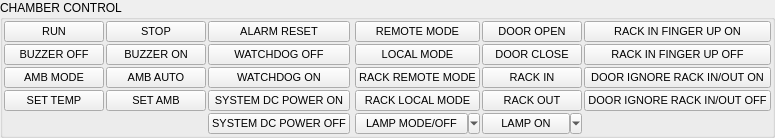
    <widget class="QGroupBox" name="groupBox_2">
     <property name="title">
      <string>CHAMBER CONTROL</string>
     </property>
     <layout class="QHBoxLayout" name="horizontalLayout_8">
      <property name="spacing">
       <number>5</number>
      </property>
      <property name="leftMargin">
       <number>1</number>
      </property>
      <property name="topMargin">
       <number>1</number>
      </property>
      <property name="rightMargin">
       <number>1</number>
      </property>
      <property name="bottomMargin">
       <number>1</number>
      </property>
      <item>
       <layout class="QGridLayout" name="gridLayout">
        <property name="spacing">
         <number>2</number>
        </property>
        <item row="0" column="1">
         <widget class="QPushButton" name="btnStop">
          <property name="sizePolicy">
           <sizepolicy hsizetype="Preferred" vsizetype="Preferred">
            <horstretch>0</horstretch>
            <verstretch>0</verstretch>
           </sizepolicy>
          </property>
          <property name="minimumSize">
           <size>
            <width>100</width>
            <height>20</height>
           </size>
          </property>
          <property name="font">
           <font>
            <pointsize>8</pointsize>
           </font>
          </property>
          <property name="layoutDirection">
           <enum>Qt::LeftToRight</enum>
          </property>
          <property name="text">
           <string>STOP</string>
          </property>
          <property name="icon">
           <iconset resource="../chamberui.qrc">
            <normaloff>:/icon/stop.ico</normaloff>:/icon/stop.ico</iconset>
          </property>
          <property name="iconSize">
           <size>
            <width>18</width>
            <height>18</height>
           </size>
          </property>
         </widget>
        </item>
        <item row="0" column="2">
         <widget class="QPushButton" name="btnAlarmReset">
          <property name="sizePolicy">
           <sizepolicy hsizetype="Preferred" vsizetype="Preferred">
            <horstretch>0</horstretch>
            <verstretch>0</verstretch>
           </sizepolicy>
          </property>
          <property name="minimumSize">
           <size>
            <width>100</width>
            <height>20</height>
           </size>
          </property>
          <property name="font">
           <font>
            <pointsize>8</pointsize>
           </font>
          </property>
          <property name="text">
           <string>ALARM RESET</string>
          </property>
          <property name="icon">
           <iconset resource="../chamberui.qrc">
            <normaloff>:/icon/ng.ico</normaloff>:/icon/ng.ico</iconset>
          </property>
          <property name="iconSize">
           <size>
            <width>18</width>
            <height>18</height>
           </size>
          </property>
         </widget>
        </item>
        <item row="3" column="1">
         <widget class="QPushButton" name="btnSetAmb">
          <property name="sizePolicy">
           <sizepolicy hsizetype="Preferred" vsizetype="Preferred">
            <horstretch>0</horstretch>
            <verstretch>0</verstretch>
           </sizepolicy>
          </property>
          <property name="minimumSize">
           <size>
            <width>100</width>
            <height>20</height>
           </size>
          </property>
          <property name="font">
           <font>
            <pointsize>8</pointsize>
           </font>
          </property>
          <property name="text">
           <string>SET AMB</string>
          </property>
          <property name="icon">
           <iconset resource="../chamberui.qrc">
            <normaloff>:/icon/amb.ico</normaloff>:/icon/amb.ico</iconset>
          </property>
          <property name="iconSize">
           <size>
            <width>18</width>
            <height>18</height>
           </size>
          </property>
         </widget>
        </item>
        <item row="3" column="0">
         <widget class="QPushButton" name="btnSetTemp">
          <property name="sizePolicy">
           <sizepolicy hsizetype="Preferred" vsizetype="Preferred">
            <horstretch>0</horstretch>
            <verstretch>0</verstretch>
           </sizepolicy>
          </property>
          <property name="minimumSize">
           <size>
            <width>100</width>
            <height>20</height>
           </size>
          </property>
          <property name="font">
           <font>
            <pointsize>8</pointsize>
           </font>
          </property>
          <property name="text">
           <string>SET TEMP</string>
          </property>
          <property name="icon">
           <iconset resource="../chamberui.qrc">
            <normaloff>:/icon/sv.ico</normaloff>:/icon/sv.ico</iconset>
          </property>
          <property name="iconSize">
           <size>
            <width>18</width>
            <height>18</height>
           </size>
          </property>
         </widget>
        </item>
        <item row="2" column="1">
         <widget class="QPushButton" name="btnAmbAuto">
          <property name="sizePolicy">
           <sizepolicy hsizetype="Preferred" vsizetype="Preferred">
            <horstretch>0</horstretch>
            <verstretch>0</verstretch>
           </sizepolicy>
          </property>
          <property name="minimumSize">
           <size>
            <width>100</width>
            <height>20</height>
           </size>
          </property>
          <property name="font">
           <font>
            <pointsize>8</pointsize>
           </font>
          </property>
          <property name="text">
           <string>AMB AUTO</string>
          </property>
          <property name="icon">
           <iconset resource="../chamberui.qrc">
            <normaloff>:/icon/amb_auto.ico</normaloff>:/icon/amb_auto.ico</iconset>
          </property>
          <property name="iconSize">
           <size>
            <width>18</width>
            <height>18</height>
           </size>
          </property>
         </widget>
        </item>
        <item row="2" column="0">
         <widget class="QPushButton" name="btnAmbMode">
          <property name="sizePolicy">
           <sizepolicy hsizetype="Preferred" vsizetype="Preferred">
            <horstretch>0</horstretch>
            <verstretch>0</verstretch>
           </sizepolicy>
          </property>
          <property name="minimumSize">
           <size>
            <width>100</width>
            <height>20</height>
           </size>
          </property>
          <property name="font">
           <font>
            <pointsize>8</pointsize>
           </font>
          </property>
          <property name="text">
           <string>AMB MODE</string>
          </property>
          <property name="icon">
           <iconset resource="../chamberui.qrc">
            <normaloff>:/icon/ambient.ico</normaloff>:/icon/ambient.ico</iconset>
          </property>
          <property name="iconSize">
           <size>
            <width>18</width>
            <height>18</height>
           </size>
          </property>
         </widget>
        </item>
        <item row="0" column="0">
         <widget class="QPushButton" name="btnRun">
          <property name="sizePolicy">
           <sizepolicy hsizetype="Preferred" vsizetype="Preferred">
            <horstretch>0</horstretch>
            <verstretch>0</verstretch>
           </sizepolicy>
          </property>
          <property name="minimumSize">
           <size>
            <width>100</width>
            <height>20</height>
           </size>
          </property>
          <property name="font">
           <font>
            <pointsize>8</pointsize>
           </font>
          </property>
          <property name="text">
           <string>RUN</string>
          </property>
          <property name="icon">
           <iconset resource="../chamberui.qrc">
            <normaloff>:/icon/play.ico</normaloff>:/icon/play.ico</iconset>
          </property>
          <property name="iconSize">
           <size>
            <width>18</width>
            <height>18</height>
           </size>
          </property>
          <property name="checkable">
           <bool>false</bool>
          </property>
         </widget>
        </item>
        <item row="1" column="2">
         <widget class="QPushButton" name="btnWatchdogDis">
          <property name="sizePolicy">
           <sizepolicy hsizetype="Preferred" vsizetype="Preferred">
            <horstretch>0</horstretch>
            <verstretch>0</verstretch>
           </sizepolicy>
          </property>
          <property name="minimumSize">
           <size>
            <width>100</width>
            <height>20</height>
           </size>
          </property>
          <property name="font">
           <font>
            <pointsize>8</pointsize>
           </font>
          </property>
          <property name="text">
           <string>WATCHDOG OFF</string>
          </property>
          <property name="icon">
           <iconset resource="../chamberui.qrc">
            <normaloff>:/icon/red_marble.ico</normaloff>:/icon/red_marble.ico</iconset>
          </property>
          <property name="iconSize">
           <size>
            <width>18</width>
            <height>18</height>
           </size>
          </property>
         </widget>
        </item>
        <item row="1" column="0">
         <widget class="QPushButton" name="btnBuzzerOff">
          <property name="sizePolicy">
           <sizepolicy hsizetype="Preferred" vsizetype="Preferred">
            <horstretch>0</horstretch>
            <verstretch>0</verstretch>
           </sizepolicy>
          </property>
          <property name="minimumSize">
           <size>
            <width>100</width>
            <height>20</height>
           </size>
          </property>
          <property name="font">
           <font>
            <pointsize>8</pointsize>
           </font>
          </property>
          <property name="text">
           <string>BUZZER OFF</string>
          </property>
          <property name="icon">
           <iconset resource="../chamberui.qrc">
            <normaloff>:/icon/buzzeroff.ico</normaloff>:/icon/buzzeroff.ico</iconset>
          </property>
          <property name="iconSize">
           <size>
            <width>18</width>
            <height>18</height>
           </size>
          </property>
         </widget>
        </item>
        <item row="1" column="1">
         <widget class="QPushButton" name="btnBuzzerOn">
          <property name="sizePolicy">
           <sizepolicy hsizetype="Preferred" vsizetype="Preferred">
            <horstretch>0</horstretch>
            <verstretch>0</verstretch>
           </sizepolicy>
          </property>
          <property name="minimumSize">
           <size>
            <width>100</width>
            <height>20</height>
           </size>
          </property>
          <property name="font">
           <font>
            <pointsize>8</pointsize>
           </font>
          </property>
          <property name="text">
           <string>BUZZER ON</string>
          </property>
          <property name="icon">
           <iconset resource="../chamberui.qrc">
            <normaloff>:/icon/buzzeron.ico</normaloff>:/icon/buzzeron.ico</iconset>
          </property>
          <property name="iconSize">
           <size>
            <width>18</width>
            <height>18</height>
           </size>
          </property>
         </widget>
        </item>
        <item row="2" column="2">
         <widget class="QPushButton" name="btnWatchdogEn">
          <property name="sizePolicy">
           <sizepolicy hsizetype="Preferred" vsizetype="Preferred">
            <horstretch>0</horstretch>
            <verstretch>0</verstretch>
           </sizepolicy>
          </property>
          <property name="minimumSize">
           <size>
            <width>100</width>
            <height>20</height>
           </size>
          </property>
          <property name="font">
           <font>
            <pointsize>8</pointsize>
           </font>
          </property>
          <property name="text">
           <string>WATCHDOG ON</string>
          </property>
          <property name="icon">
           <iconset resource="../chamberui.qrc">
            <normaloff>:/icon/green_marble.ico</normaloff>:/icon/green_marble.ico</iconset>
          </property>
          <property name="iconSize">
           <size>
            <width>18</width>
            <height>18</height>
           </size>
          </property>
         </widget>
        </item>
        <item row="4" column="2">
         <widget class="QPushButton" name="btnDcPowerOff">
          <property name="sizePolicy">
           <sizepolicy hsizetype="Preferred" vsizetype="Preferred">
            <horstretch>0</horstretch>
            <verstretch>0</verstretch>
           </sizepolicy>
          </property>
          <property name="minimumSize">
           <size>
            <width>100</width>
            <height>20</height>
           </size>
          </property>
          <property name="font">
           <font>
            <pointsize>8</pointsize>
           </font>
          </property>
          <property name="text">
           <string>SYSTEM DC POWER OFF</string>
          </property>
          <property name="icon">
           <iconset resource="../chamberui.qrc">
            <normaloff>:/icon/red_marble.ico</normaloff>:/icon/red_marble.ico</iconset>
          </property>
          <property name="iconSize">
           <size>
            <width>18</width>
            <height>18</height>
           </size>
          </property>
         </widget>
        </item>
        <item row="3" column="2">
         <widget class="QPushButton" name="btnDcPowerOn">
          <property name="sizePolicy">
           <sizepolicy hsizetype="Preferred" vsizetype="Preferred">
            <horstretch>0</horstretch>
            <verstretch>0</verstretch>
           </sizepolicy>
          </property>
          <property name="minimumSize">
           <size>
            <width>100</width>
            <height>20</height>
           </size>
          </property>
          <property name="font">
           <font>
            <pointsize>8</pointsize>
           </font>
          </property>
          <property name="text">
           <string>SYSTEM DC POWER ON</string>
          </property>
          <property name="icon">
           <iconset resource="../chamberui.qrc">
            <normaloff>:/icon/syspwr.ico</normaloff>:/icon/syspwr.ico</iconset>
          </property>
          <property name="iconSize">
           <size>
            <width>18</width>
            <height>18</height>
           </size>
          </property>
         </widget>
        </item>
       </layout>
      </item>
      <item>
       <layout class="QGridLayout" name="gridLayout_2">
        <property name="spacing">
         <number>2</number>
        </property>
        <item row="0" column="0">
         <widget class="QPushButton" name="btnMaskOn">
          <property name="sizePolicy">
           <sizepolicy hsizetype="Preferred" vsizetype="Preferred">
            <horstretch>0</horstretch>
            <verstretch>0</verstretch>
           </sizepolicy>
          </property>
          <property name="minimumSize">
           <size>
            <width>100</width>
            <height>20</height>
           </size>
          </property>
          <property name="font">
           <font>
            <pointsize>8</pointsize>
           </font>
          </property>
          <property name="text">
           <string>REMOTE MODE</string>
          </property>
          <property name="icon">
           <iconset resource="../chamberui.qrc">
            <normaloff>:/icon/remote.ico</normaloff>:/icon/remote.ico</iconset>
          </property>
          <property name="iconSize">
           <size>
            <width>16</width>
            <height>16</height>
           </size>
          </property>
         </widget>
        </item>
        <item row="0" column="1">
         <widget class="QPushButton" name="btnDoorOpen">
          <property name="sizePolicy">
           <sizepolicy hsizetype="Preferred" vsizetype="Preferred">
            <horstretch>0</horstretch>
            <verstretch>0</verstretch>
           </sizepolicy>
          </property>
          <property name="minimumSize">
           <size>
            <width>100</width>
            <height>20</height>
           </size>
          </property>
          <property name="font">
           <font>
            <pointsize>8</pointsize>
           </font>
          </property>
          <property name="text">
           <string>DOOR OPEN</string>
          </property>
          <property name="icon">
           <iconset resource="../chamberui.qrc">
            <normaloff>:/icon/unlock.ico</normaloff>:/icon/unlock.ico</iconset>
          </property>
          <property name="iconSize">
           <size>
            <width>16</width>
            <height>16</height>
           </size>
          </property>
         </widget>
        </item>
        <item row="0" column="2">
         <widget class="QPushButton" name="btnRackInFingerUpOn">
          <property name="sizePolicy">
           <sizepolicy hsizetype="Preferred" vsizetype="Preferred">
            <horstretch>0</horstretch>
            <verstretch>0</verstretch>
           </sizepolicy>
          </property>
          <property name="minimumSize">
           <size>
            <width>100</width>
            <height>20</height>
           </size>
          </property>
          <property name="font">
           <font>
            <pointsize>8</pointsize>
           </font>
          </property>
          <property name="text">
           <string>RACK IN FINGER UP ON</string>
          </property>
          <property name="icon">
           <iconset resource="../chamberui.qrc">
            <normaloff>:/icon/green_marble.ico</normaloff>:/icon/green_marble.ico</iconset>
          </property>
          <property name="iconSize">
           <size>
            <width>16</width>
            <height>16</height>
           </size>
          </property>
         </widget>
        </item>
        <item row="1" column="0">
         <widget class="QPushButton" name="btnMaskOff">
          <property name="sizePolicy">
           <sizepolicy hsizetype="Preferred" vsizetype="Preferred">
            <horstretch>0</horstretch>
            <verstretch>0</verstretch>
           </sizepolicy>
          </property>
          <property name="minimumSize">
           <size>
            <width>100</width>
            <height>20</height>
           </size>
          </property>
          <property name="font">
           <font>
            <pointsize>8</pointsize>
           </font>
          </property>
          <property name="text">
           <string>LOCAL MODE</string>
          </property>
          <property name="icon">
           <iconset resource="../chamberui.qrc">
            <normaloff>:/icon/touch.ico</normaloff>:/icon/touch.ico</iconset>
          </property>
          <property name="iconSize">
           <size>
            <width>16</width>
            <height>16</height>
           </size>
          </property>
         </widget>
        </item>
        <item row="1" column="1">
         <widget class="QPushButton" name="btnDoorClose">
          <property name="sizePolicy">
           <sizepolicy hsizetype="Preferred" vsizetype="Preferred">
            <horstretch>0</horstretch>
            <verstretch>0</verstretch>
           </sizepolicy>
          </property>
          <property name="minimumSize">
           <size>
            <width>100</width>
            <height>20</height>
           </size>
          </property>
          <property name="font">
           <font>
            <pointsize>8</pointsize>
           </font>
          </property>
          <property name="text">
           <string>DOOR CLOSE</string>
          </property>
          <property name="icon">
           <iconset resource="../chamberui.qrc">
            <normaloff>:/icon/lock.ico</normaloff>:/icon/lock.ico</iconset>
          </property>
          <property name="iconSize">
           <size>
            <width>16</width>
            <height>16</height>
           </size>
          </property>
         </widget>
        </item>
        <item row="1" column="2">
         <widget class="QPushButton" name="btnRackInFingerUpOff">
          <property name="sizePolicy">
           <sizepolicy hsizetype="Preferred" vsizetype="Preferred">
            <horstretch>0</horstretch>
            <verstretch>0</verstretch>
           </sizepolicy>
          </property>
          <property name="minimumSize">
           <size>
            <width>100</width>
            <height>20</height>
           </size>
          </property>
          <property name="font">
           <font>
            <pointsize>8</pointsize>
           </font>
          </property>
          <property name="text">
           <string>RACK IN FINGER UP OFF</string>
          </property>
          <property name="icon">
           <iconset resource="../chamberui.qrc">
            <normaloff>:/icon/red_marble.ico</normaloff>:/icon/red_marble.ico</iconset>
          </property>
          <property name="iconSize">
           <size>
            <width>16</width>
            <height>16</height>
           </size>
          </property>
         </widget>
        </item>
        <item row="2" column="0">
         <widget class="QPushButton" name="btnRackOprLocal">
          <property name="sizePolicy">
           <sizepolicy hsizetype="Preferred" vsizetype="Preferred">
            <horstretch>0</horstretch>
            <verstretch>0</verstretch>
           </sizepolicy>
          </property>
          <property name="minimumSize">
           <size>
            <width>100</width>
            <height>20</height>
           </size>
          </property>
          <property name="font">
           <font>
            <pointsize>8</pointsize>
           </font>
          </property>
          <property name="text">
           <string>RACK REMOTE MODE</string>
          </property>
          <property name="icon">
           <iconset resource="../chamberui.qrc">
            <normaloff>:/icon/remote.ico</normaloff>:/icon/remote.ico</iconset>
          </property>
          <property name="iconSize">
           <size>
            <width>16</width>
            <height>16</height>
           </size>
          </property>
         </widget>
        </item>
        <item row="2" column="1">
         <widget class="QPushButton" name="btnRackIn">
          <property name="sizePolicy">
           <sizepolicy hsizetype="Preferred" vsizetype="Preferred">
            <horstretch>0</horstretch>
            <verstretch>0</verstretch>
           </sizepolicy>
          </property>
          <property name="minimumSize">
           <size>
            <width>100</width>
            <height>20</height>
           </size>
          </property>
          <property name="font">
           <font>
            <pointsize>8</pointsize>
           </font>
          </property>
          <property name="text">
           <string>RACK IN</string>
          </property>
          <property name="icon">
           <iconset resource="../chamberui.qrc">
            <normaloff>:/icon/in.ico</normaloff>:/icon/in.ico</iconset>
          </property>
          <property name="iconSize">
           <size>
            <width>16</width>
            <height>16</height>
           </size>
          </property>
         </widget>
        </item>
        <item row="2" column="2">
         <widget class="QPushButton" name="btnDoorIgnoreRackInOutOn">
          <property name="sizePolicy">
           <sizepolicy hsizetype="Preferred" vsizetype="Preferred">
            <horstretch>0</horstretch>
            <verstretch>0</verstretch>
           </sizepolicy>
          </property>
          <property name="minimumSize">
           <size>
            <width>100</width>
            <height>20</height>
           </size>
          </property>
          <property name="font">
           <font>
            <pointsize>8</pointsize>
           </font>
          </property>
          <property name="text">
           <string>DOOR IGNORE RACK IN/OUT ON</string>
          </property>
          <property name="icon">
           <iconset resource="../chamberui.qrc">
            <normaloff>:/icon/green_marble.ico</normaloff>:/icon/green_marble.ico</iconset>
          </property>
          <property name="iconSize">
           <size>
            <width>16</width>
            <height>16</height>
           </size>
          </property>
         </widget>
        </item>
        <item row="3" column="0">
         <widget class="QPushButton" name="btnRackOprPlc">
          <property name="sizePolicy">
           <sizepolicy hsizetype="Preferred" vsizetype="Preferred">
            <horstretch>0</horstretch>
            <verstretch>0</verstretch>
           </sizepolicy>
          </property>
          <property name="minimumSize">
           <size>
            <width>100</width>
            <height>20</height>
           </size>
          </property>
          <property name="font">
           <font>
            <pointsize>8</pointsize>
           </font>
          </property>
          <property name="text">
           <string>RACK LOCAL MODE</string>
          </property>
          <property name="icon">
           <iconset resource="../chamberui.qrc">
            <normaloff>:/icon/touch.ico</normaloff>:/icon/touch.ico</iconset>
          </property>
          <property name="iconSize">
           <size>
            <width>16</width>
            <height>16</height>
           </size>
          </property>
         </widget>
        </item>
        <item row="3" column="1">
         <widget class="QPushButton" name="btnRackOut">
          <property name="sizePolicy">
           <sizepolicy hsizetype="Preferred" vsizetype="Preferred">
            <horstretch>0</horstretch>
            <verstretch>0</verstretch>
           </sizepolicy>
          </property>
          <property name="minimumSize">
           <size>
            <width>100</width>
            <height>20</height>
           </size>
          </property>
          <property name="font">
           <font>
            <pointsize>8</pointsize>
           </font>
          </property>
          <property name="text">
           <string>RACK OUT</string>
          </property>
          <property name="icon">
           <iconset resource="../chamberui.qrc">
            <normaloff>:/icon/out.ico</normaloff>:/icon/out.ico</iconset>
          </property>
          <property name="iconSize">
           <size>
            <width>16</width>
            <height>16</height>
           </size>
          </property>
         </widget>
        </item>
        <item row="3" column="2">
         <widget class="QPushButton" name="btnDoorIgnoreRackInOutOff">
          <property name="sizePolicy">
           <sizepolicy hsizetype="Preferred" vsizetype="Preferred">
            <horstretch>0</horstretch>
            <verstretch>0</verstretch>
           </sizepolicy>
          </property>
          <property name="minimumSize">
           <size>
            <width>100</width>
            <height>20</height>
           </size>
          </property>
          <property name="font">
           <font>
            <pointsize>8</pointsize>
           </font>
          </property>
          <property name="text">
           <string>DOOR IGNORE RACK IN/OUT OFF</string>
          </property>
          <property name="icon">
           <iconset resource="../chamberui.qrc">
            <normaloff>:/icon/red_marble.ico</normaloff>:/icon/red_marble.ico</iconset>
          </property>
          <property name="iconSize">
           <size>
            <width>16</width>
            <height>16</height>
           </size>
          </property>
         </widget>
        </item>
        <item row="4" column="0">
         <widget class="QToolButton" name="tbLampModeOff">
          <property name="sizePolicy">
           <sizepolicy hsizetype="Preferred" vsizetype="Preferred">
            <horstretch>0</horstretch>
            <verstretch>0</verstretch>
           </sizepolicy>
          </property>
          <property name="minimumSize">
           <size>
            <width>100</width>
            <height>0</height>
           </size>
          </property>
          <property name="font">
           <font>
            <pointsize>8</pointsize>
           </font>
          </property>
          <property name="text">
           <string>LAMP MODE/OFF</string>
          </property>
          <property name="icon">
           <iconset resource="../chamberui.qrc">
            <normaloff>:/icon/ramp_off.ico</normaloff>:/icon/ramp_off.ico</iconset>
          </property>
          <property name="iconSize">
           <size>
            <width>16</width>
            <height>16</height>
           </size>
          </property>
          <property name="popupMode">
           <enum>QToolButton::MenuButtonPopup</enum>
          </property>
          <property name="toolButtonStyle">
           <enum>Qt::ToolButtonTextBesideIcon</enum>
          </property>
         </widget>
        </item>
        <item row="4" column="1">
         <widget class="QToolButton" name="tbLampOn">
          <property name="sizePolicy">
           <sizepolicy hsizetype="Preferred" vsizetype="Preferred">
            <horstretch>0</horstretch>
            <verstretch>0</verstretch>
           </sizepolicy>
          </property>
          <property name="minimumSize">
           <size>
            <width>100</width>
            <height>0</height>
           </size>
          </property>
          <property name="font">
           <font>
            <pointsize>8</pointsize>
           </font>
          </property>
          <property name="text">
           <string>LAMP ON</string>
          </property>
          <property name="icon">
           <iconset resource="../chamberui.qrc">
            <normaloff>:/icon/ramp_on.ico</normaloff>:/icon/ramp_on.ico</iconset>
          </property>
          <property name="iconSize">
           <size>
            <width>16</width>
            <height>16</height>
           </size>
          </property>
          <property name="popupMode">
           <enum>QToolButton::MenuButtonPopup</enum>
          </property>
          <property name="toolButtonStyle">
           <enum>Qt::ToolButtonTextBesideIcon</enum>
          </property>
         </widget>
        </item>
       </layout>
      </item>
     </layout>
    </widget>
